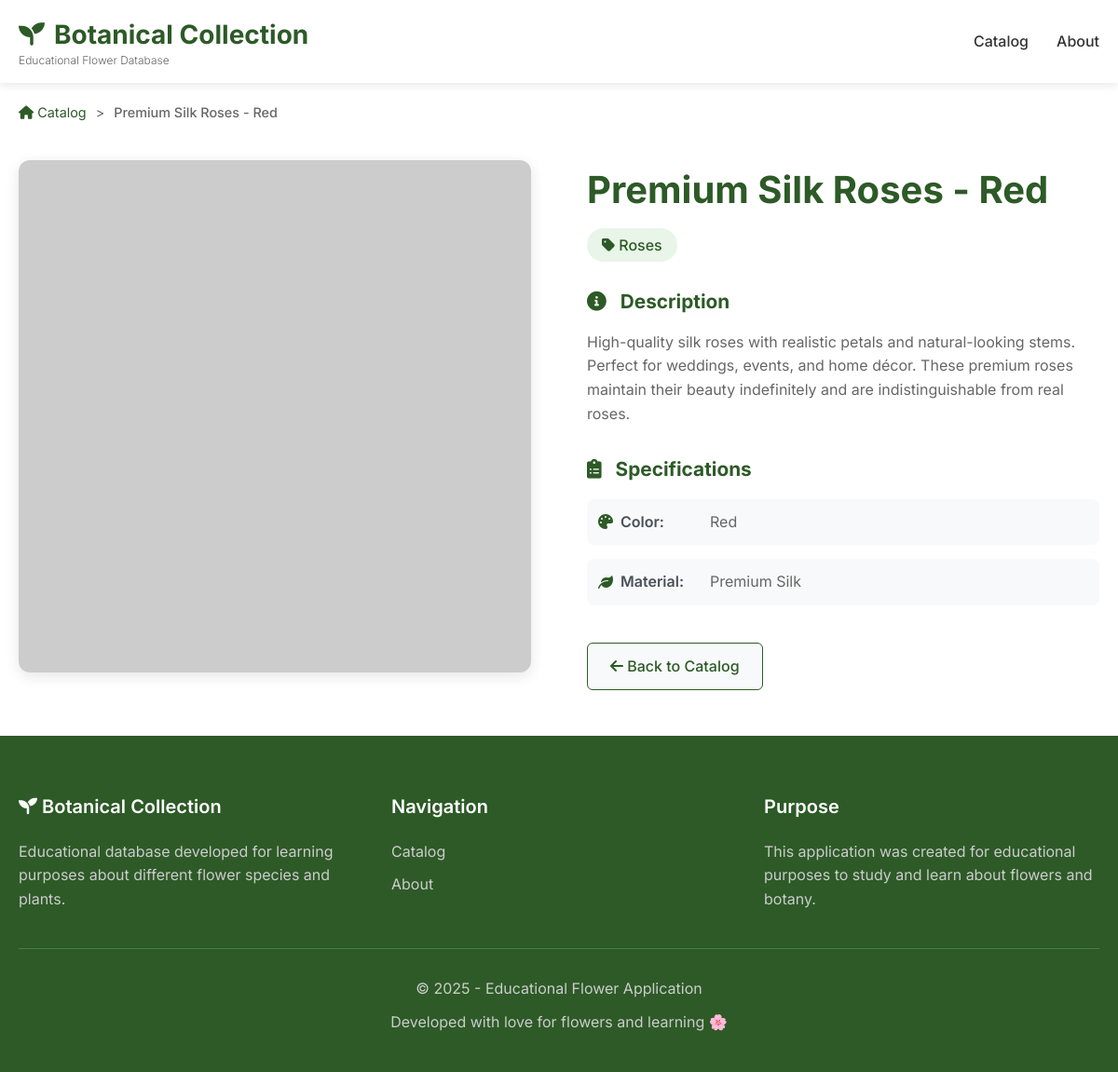
The app's page /flower-detail.php?id=1 with its own data.
### tables this page shows
CREATE TABLE products (
    id INT AUTO_INCREMENT PRIMARY KEY,
    name VARCHAR(200) NOT NULL,
    slug VARCHAR(200) NOT NULL UNIQUE,
    description TEXT,
    short_description VARCHAR(500),
    category_id INT NOT NULL,
    price DECIMAL(10,2) NOT NULL,
    wholesale_price DECIMAL(10,2),
    min_quantity INT DEFAULT 1,
    min_quantity_unit VARCHAR(50) DEFAULT 'pieces',
    stock_quantity INT DEFAULT 0,
    sku VARCHAR(100) UNIQUE,
    image_url TEXT,
    gallery_images JSON,
    featured BOOLEAN DEFAULT FALSE,
    active BOOLEAN DEFAULT TRUE,
    meta_title VARCHAR(255),
    meta_description TEXT,
    weight DECIMAL(8,2),
    dimensions VARCHAR(100),
    color VARCHAR(50),
    material VARCHAR(100),
    created_at TIMESTAMP DEFAULT CURRENT_TIMESTAMP,
    updated_at TIMESTAMP DEFAULT CURRENT_TIMESTAMP ON UPDATE CURRENT_TIMESTAMP,
    
    FOREIGN KEY (category_id) REFERENCES categories(id) ON DELETE CASCADE,
    INDEX idx_category (category_id),
    INDEX idx_active (active),
    INDEX idx_featured (featured),
    INDEX idx_price (price),
    FULLTEXT idx_search (name, description, short_description)
);

CREATE TABLE categories (
    id INT AUTO_INCREMENT PRIMARY KEY,
    name VARCHAR(100) NOT NULL,
    slug VARCHAR(100) NOT NULL UNIQUE,
    description TEXT,
    image_url VARCHAR(255),
    active BOOLEAN DEFAULT TRUE,
    created_at TIMESTAMP DEFAULT CURRENT_TIMESTAMP,
    updated_at TIMESTAMP DEFAULT CURRENT_TIMESTAMP ON UPDATE CURRENT_TIMESTAMP
);

### includes/database.php (called while the page is built, shortened)
<?php
class Database {
    private static $instance = null;
    private $connection;
    private $host = 'localhost';
    private $database = 'usi_floral_db';
    private $username = 'root';
    private $password = '';
    private $charset = 'utf8mb4';
    private function __construct() {
        try {
            $dsn = "mysql:host={$this->host};dbname={$this->database};charset={$this->charset}";
            $options = [
                PDO::ATTR_ERRMODE            => PDO::ERRMODE_EXCEPTION,
                PDO::ATTR_DEFAULT_FETCH_MODE => PDO::FETCH_ASSOC,
                PDO::ATTR_EMULATE_PREPARES   => false,
            ];
            $this->connection = new PDO($dsn, $this->username, $this->password, $options);
        } catch (PDOException $e) {
            throw new PDOException("Error de conexión: " . $e->getMessage());
        }
    }
    public static function getInstance() {
        if (self::$instance === null) {
            self::$instance = new self();
        }
        return self::$instance;
    }
    public function getConnection() {
        return $this->connection;
    }
}
class ProductManager {
    private $db;
    public function __construct() {
        $this->db = Database::getInstance()->getConnection();
    }
    public function getProductById($id) {
        try {
            $sql = "SELECT
                        p.*, c.name as category_name, c.slug as category_slug
                    FROM products p
                    JOIN categories c ON p.category_id = c.id
                    WHERE p.id = ? AND p.active = TRUE";
            $stmt = $this->db->prepare($sql);
            $stmt->execute([$id]);
            return $stmt->fetch();
        } catch (Exception $e) {
            error_log("Get Product By ID Error: " . $e->getMessage());
            return false;
        }
    }
}
?>

### flower-detail.php (the view, shortened to what this page needs)
<?php
$flowerId = $_GET['id'] ?? null;
$flower = null;
try {
    require_once 'includes/database.php';
    $productManager = new ProductManager();
    try {
        $flower = $productManager->getProductById($flowerId);
    } catch (Exception $e) {
        $errorMessage = "Error loading flower: " . $e->getMessage();
    }
} catch (Exception $e) {
    $errorMessage = "Database connection error: " . $e->getMessage();
}
?>
<!DOCTYPE html>
<html lang="en">
<head>
    <link rel="stylesheet" href="css/style.css">
    <link href="https://cdnjs.cloudflare.com/ajax/libs/font-awesome/6.0.0/css/all.min.css" rel="stylesheet">
</head>
<body>
    <header class="header">
        <div class="header-main">
            <div class="container">
                <div class="header-content">
                    <div class="logo">
                        <h1><i class="fas fa-seedling"></i> Botanical Collection</h1>
                        <p class="subtitle">Educational Flower Database</p>
                    </div>
                    <nav class="main-nav">
                        <ul>
                            <li><a href="index.php">Catalog</a></li>
                            <li><a href="about.php">About</a></li>
                        </ul>
                    </nav>
                </div>
            </div>
        </div>
    </header>
    <main class="main-content">
        <div class="container">
            <nav class="breadcrumb">
                <a href="index.php"><i class="fas fa-home"></i> Catalog</a>
                <span class="separator">></span>
                <span class="current"><?php echo htmlspecialchars($flower['name']); ?></span>
            </nav>
            <div class="flower-detail">
                <div class="flower-detail-grid">
                    <div class="flower-gallery">
                        <?php if (!empty($flower['image_url'])): ?>
                            <div class="main-image">
                                <img src="<?php echo htmlspecialchars($flower['image_url']); ?>"
                                     alt="<?php echo htmlspecialchars($flower['name']); ?>"
                                     id="mainImage">
                            </div>
                        <?php endif; ?>
                    </div>
                    <div class="flower-info">
                        <div class="flower-header">
                            <h1 class="flower-title"><?php echo htmlspecialchars($flower['name']); ?></h1>
                            <?php if (!empty($flower['category_name'])): ?>
                                <span class="category-badge">
                                    <i class="fas fa-tag"></i>
                                    <?php echo htmlspecialchars($flower['category_name']); ?>
                                </span>
                            <?php endif; ?>
                        </div>
                        <?php if (!empty($flower['description'])): ?>
                            <div class="flower-description">
                                <h3><i class="fas fa-info-circle"></i> Description</h3>
                                <p><?php echo nl2br(htmlspecialchars($flower['description'])); ?></p>
                            </div>
                        <?php endif; ?>
                        <div class="technical-specs">
                            <h3><i class="fas fa-clipboard-list"></i> Specifications</h3>
                            <div class="specs-grid">
                                <?php if (!empty($flower['color'])): ?>
                                    <div class="spec-item">
                                        <span class="spec-label">
                                            <i class="fas fa-palette"></i>
                                            Color:
                                        </span>
                                        <span class="spec-value"><?php echo htmlspecialchars($flower['color']); ?></span>
                                    </div>
                                <?php endif; ?>
                                <?php if (!empty($flower['material'])): ?>
                                    <div class="spec-item">
                                        <span class="spec-label">
                                            <i class="fas fa-leaf"></i>
                                            Material:
                                        </span>
                                        <span class="spec-value"><?php echo htmlspecialchars($flower['material']); ?></span>
                                    </div>
                                <?php endif; ?>
                            </div>
                        </div>
                        <div class="flower-actions">
                            <a href="index.php" class="btn btn-secondary">
                                <i class="fas fa-arrow-left"></i>
                                Back to Catalog
                            </a>
                        </div>
                    </div>
                </div>
            </div>
        </div>
    </main>
    <footer class="footer">
        <div class="container">
            <div class="footer-content">
                <div class="footer-section">
                    <h4><i class="fas fa-seedling"></i> Botanical Collection</h4>
                    <p>Educational database developed for learning purposes about different flower species and plants.</p>
                </div>
                <div class="footer-section">
                    <h4>Navigation</h4>
                    <ul>
                        <li><a href="index.php">Catalog</a></li>
                        <li><a href="about.php">About</a></li>
                    </ul>
                </div>
                <div class="footer-section">
                    <h4>Purpose</h4>
                    <p>This application was created for educational purposes to study and learn about flowers and botany.</p>
                </div>
            </div>
            <div class="footer-bottom">
                <p>&copy; 2025 - Educational Flower Application</p>
                <p>Developed with love for flowers and learning 🌸</p>
            </div>
        </div>
    </footer>
</body>
</html>

### css/style.css (style rules this page uses)
* { margin: 0; padding: 0; box-sizing: border-box; }
body { font-family: 'Inter', sans-serif; line-height: 1.6; color: #333; background-color: #fff; }
.container { max-width: 1200px; margin: 0 auto; padding: 0 20px; }
.btn { display: inline-block; padding: 12px 24px; text-decoration: none; border-radius: 6px; font-weight: 500; transition: all 0.3s ease; border: none; cursor: pointer; text-align: center; }
.btn-secondary { background-color: #f8f9fa; color: #2d5a27; border: 1px solid #2d5a27; }
.header { position: sticky; top: 0; background-color: white; box-shadow: 0 2px 10px rgba(0,0,0,0.1); z-index: 1000; }
.header-main { padding: 15px 0; }
.header-content { display: flex; justify-content: space-between; align-items: center; }
.logo h1 { color: #2d5a27; font-size: 28px; font-weight: 700; display: flex; align-items: center; gap: 10px; }
.main-nav ul { display: flex; list-style: none; gap: 30px; }
.main-nav a { text-decoration: none; color: #333; font-weight: 500; transition: color 0.3s ease; }
.footer { background-color: #2d5a27; color: white; padding: 60px 0 30px; }
.footer-content { display: grid; grid-template-columns: repeat(auto-fit, minmax(250px, 1fr)); gap: 40px; margin-bottom: 40px; }
.footer-section h4 { font-size: 20px; font-weight: 600; margin-bottom: 20px; }
.footer-section ul { list-style: none; }
.footer-section ul li { margin-bottom: 10px; }
.footer-section a { color: #ccc; text-decoration: none; transition: color 0.3s ease; }
.footer-section p { color: #ccc; line-height: 1.6; }
.footer-bottom { border-top: 1px solid #4a7c43; padding-top: 30px; text-align: center; }
.footer-bottom p { color: #ccc; margin-bottom: 10px; }
.logo .subtitle { font-size: 12px; color: #666; margin-top: -5px; font-weight: 300; }
.flower-description { color: #666; margin-bottom: 15px; line-height: 1.6; }
.breadcrumb { margin: 20px 0; display: flex; align-items: center; gap: 10px; font-size: 0.9rem; }
.breadcrumb a { color: #2d5a27; text-decoration: none; }
.breadcrumb .separator { color: #666; }
.breadcrumb .current { color: #666; font-weight: 500; }
.flower-detail { margin: 40px 0; }
.flower-detail-grid { display: grid; grid-template-columns: 1fr 1fr; gap: 60px; align-items: start; }
.flower-gallery .main-image { margin-bottom: 20px; }
.flower-gallery .main-image img { width: 100%; border-radius: 12px; box-shadow: 0 4px 15px rgba(0,0,0,0.1); }
.flower-header { margin-bottom: 30px; }
.flower-title { color: #2d5a27; font-size: 2.5rem; margin-bottom: 15px; font-weight: 700; }
.category-badge { background: #e8f5e8; color: #2d5a27; padding: 8px 16px; border-radius: 25px; font-weight: 500; }
.flower-description, .technical-specs { margin-bottom: 30px; }
.flower-description h3, .technical-specs h3 { color: #2d5a27; margin-bottom: 15px; font-size: 1.3rem; }
.flower-description h3 i, .technical-specs h3 i { margin-right: 10px; }
.specs-grid { display: grid; gap: 15px; }
.spec-item { display: flex; align-items: center; padding: 12px; background: #f8f9fa; border-radius: 8px; }
.spec-label { font-weight: 600; color: #495057; min-width: 120px; display: flex; align-items: center; }
.spec-label i { margin-right: 8px; color: #2d5a27; }
.spec-value { color: #666; }
.flower-actions { margin-top: 40px; }

### records on screen
products: name "Premium Silk Roses - Red", category.name "Roses", description "High-quality silk roses with realistic petals and natural-looking stems. Perfect for weddings, events, and home décor. These premium roses maintain their beauty indefinitely and are indistinguishable from real roses.", color "Red", material "Premium Silk"
